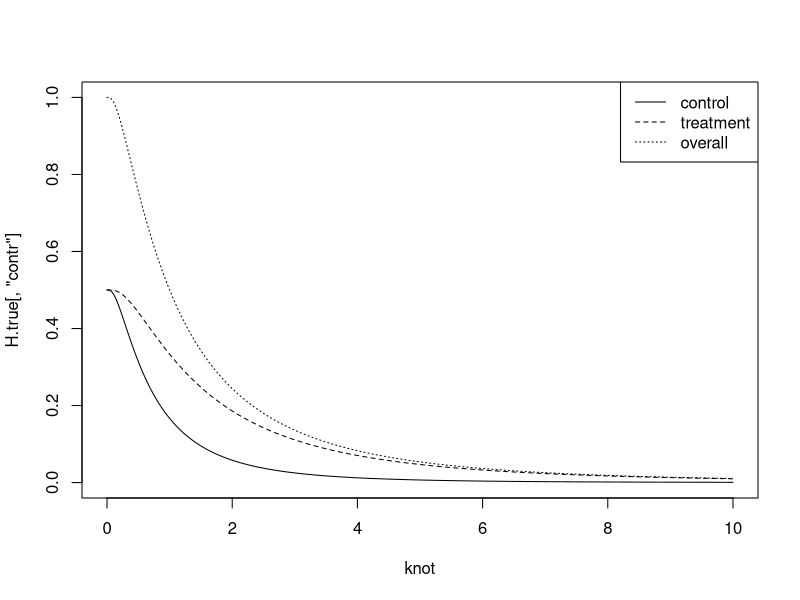
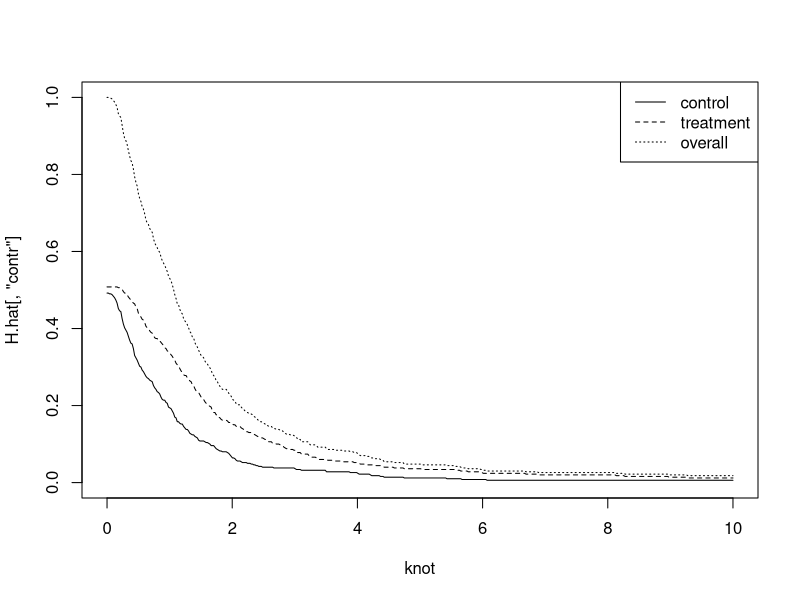
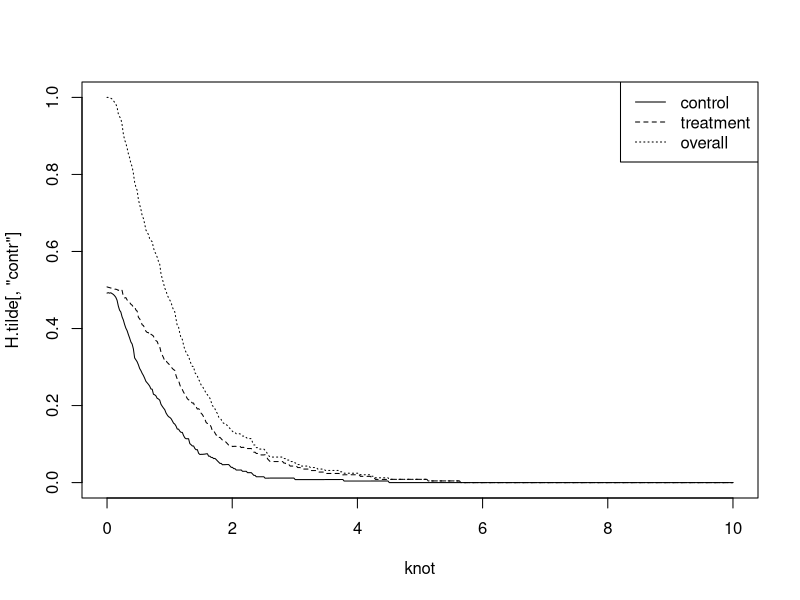
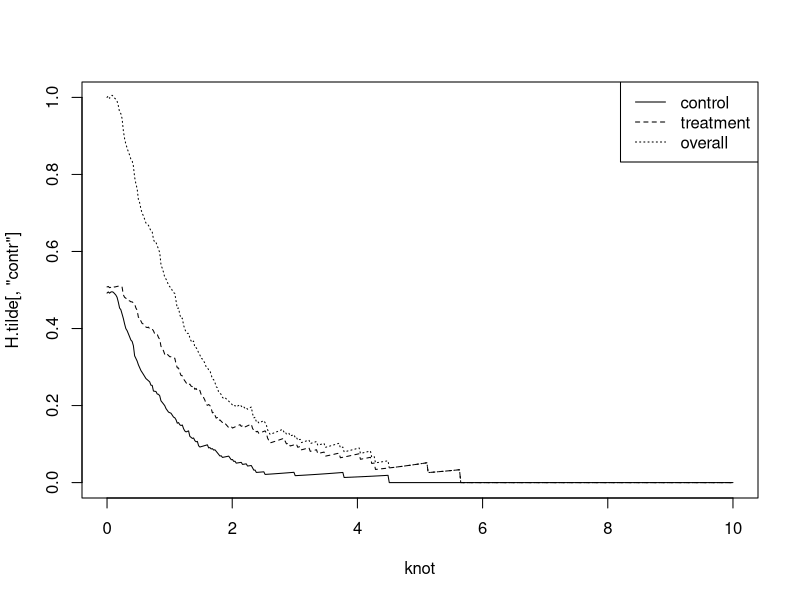
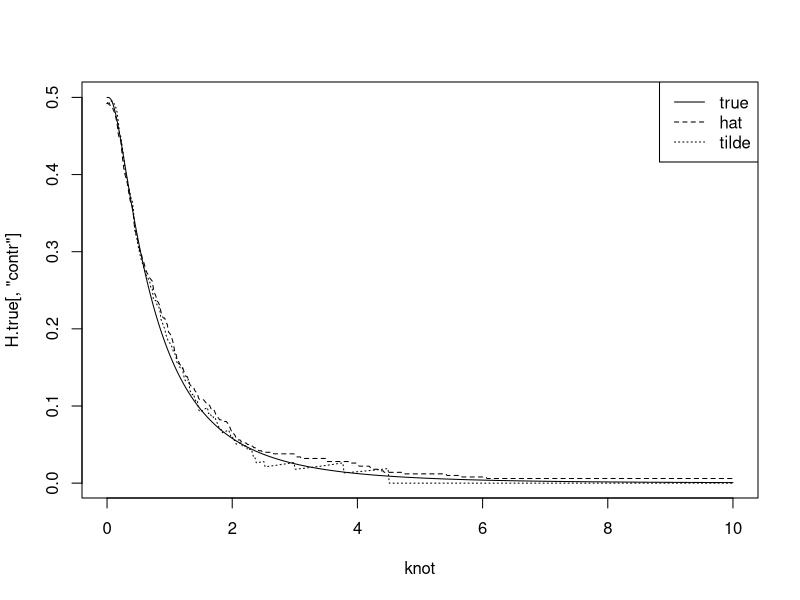
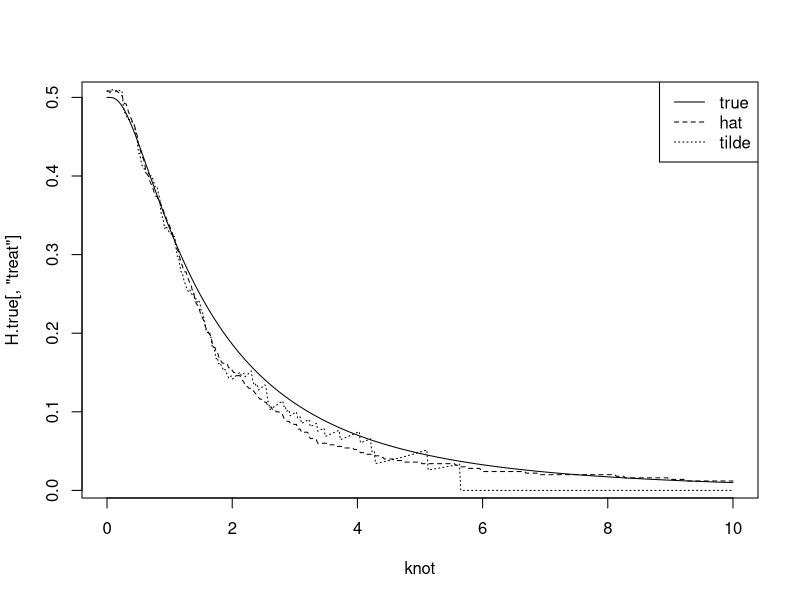
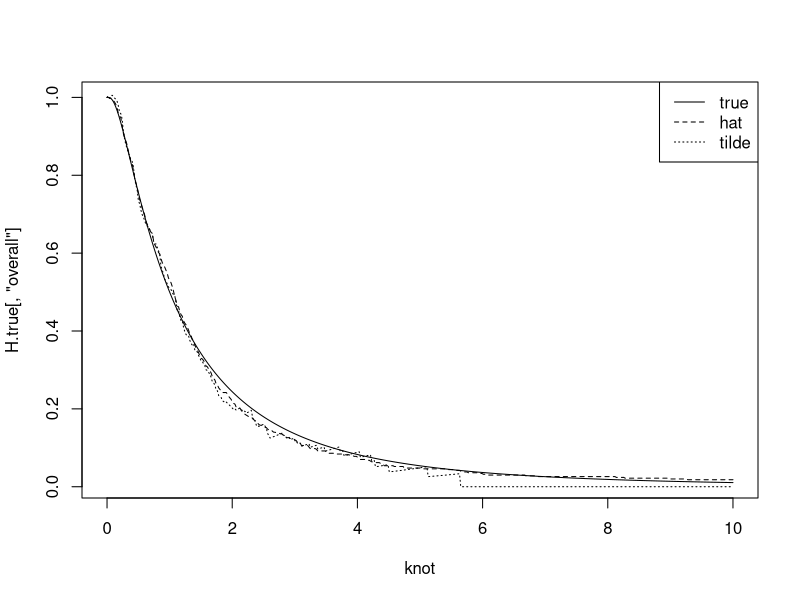
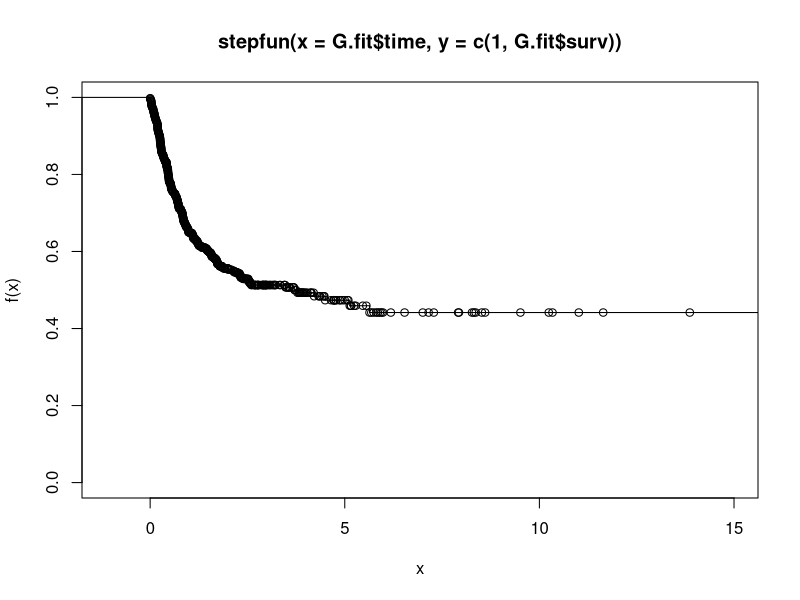

Write R code to recreate these figures, in order.
## ---- chunk 1
knitr::opts_chunk$set(echo = TRUE)
## ---- chunk 2
library(mvtnorm)
library(survival)
## ---- chunk 3
## generate (Y, delta, X), where X is ternary and Y is lifetime with censoring
## sample size
size <- 500

## correlation of latent Gaussian distribution
rho <- 0.5 

## correlation matrix of latent Gaussian
corr.matrix <- matrix(c(1, rho, rho, 1), nrow = 2) 

## Cutoff points to make ternary variable
cut.off <- 0 

## Draw a random sample from the latent Gaussian distribution
Z <- rmvnorm(n = size, mean = c(0, 0), sigma = corr.matrix)

## Assume that h0(t)=exp(t), and make the lifetime variable
T1 <- exp(Z[, 1])

## Do discretization to make binary variable
X1 <- ifelse(Z[, 2] < cut.off, 0, 1)

## generate the censoring variable
C <- rexp(n = size, rate = 0.5)

## Make the censored observation for lifetime
Y1 <- ifelse(T1 < C, T1, C)

## Indicator to indicate that the lifetime is censored or not
delta <- ifelse(T1 < C, 1, 0)
## ---- chunk 4
knot <- seq(0, 10, length.out = 500)
H.true <- matrix(nrow = length(knot), ncol = 3)
colnames(H.true) <- c("contr", "treat", "overall")

for(i in seq(1, length(knot))) {
  H.true[i, "contr"] <- pmvnorm(lower = c(-Inf, log(knot[i])),
                                upper = c(cut.off, Inf),
                                sigma = corr.matrix)[1]
  H.true[i, "treat"] <- pmvnorm(lower = c(cut.off, log(knot[i])),
                                upper = c(Inf, Inf),
                                sigma = corr.matrix)[1]
  H.true[i, "overall"] <- 1 - pnorm(q = log(knot[i]))
}

plot(knot, H.true[, "contr"], type = "l", ylim = c(0, 1))
points(knot, H.true[, "treat"], type = "l", lty = 2)
points(knot, H.true[, "overall"], type = "l", lty = 3)
legend("topright", legend = c("control", "treatment", "overall"), lty = 1:3)
## ---- chunk 5
H.hat <- matrix(nrow = length(knot), ncol = 3)
colnames(H.hat) <- c("contr", "treat", "overall")

for(i in seq(1, length(knot))) {
  H.hat[i, "contr"] <- mean(X1 == 0 & T1 > knot[i])
  H.hat[i, "treat"] <- mean(X1 == 1 & T1 > knot[i])
  H.hat[i, "overall"] <- mean(T1 > knot[i])
}

plot(knot, H.hat[, "contr"], type = "l", ylim = c(0, 1))
points(knot, H.hat[, "treat"], type = "l", lty = 2)
points(knot, H.hat[, "overall"], type = "l", lty = 3)
legend("topright", legend = c("control", "treatment", "overall"), lty = 1:3)
## ---- chunk 6
G.fit <- survfit(Surv(time = C, event = 1 - delta) ~ 1)
G_func <- stepfun(x = G.fit$time, y = c(1, G.fit$surv)) 

H.tilde <- matrix(nrow = length(knot), ncol = 3)
colnames(H.tilde) <- c("contr", "treat", "overall")

for(i in seq(1, length(knot))) {
  H.tilde[i, "contr"] <- mean(X1 == 0 & Y1 > knot[i]) / G_func(knot[i])
  H.tilde[i, "treat"] <- mean(X1 == 1 & Y1 > knot[i]) / G_func(knot[i])
  H.tilde[i, "overall"] <- mean(Y1 > knot[i]) / G_func(knot[i])
}

plot(knot, H.tilde[, "contr"], type = "l", ylim = c(0, 1))
points(knot, H.tilde[, "treat"], type = "l", lty = 2)
points(knot, H.tilde[, "overall"], type = "l", lty = 3)
legend("topright", legend = c("control", "treatment", "overall"), lty = 1:3)
## ---- chunk 7
G.fit <- survfit(Surv(time = C, event = 1 - delta) ~ 1)
G_func <- stepfun(x = G.fit$time, y = c(1, G.fit$surv)) 

H.tilde <- matrix(nrow = length(knot), ncol = 3)
colnames(H.tilde) <- c("contr", "treat", "overall")

for(i in seq(1, length(knot))) {
  w <- 1 - pexp(knot[i], rate = 0.5)
  H.tilde[i, "contr"] <- mean(X1 == 0 & Y1 > knot[i]) / w
  H.tilde[i, "treat"] <- mean(X1 == 1 & Y1 > knot[i]) / w
  H.tilde[i, "overall"] <- mean(Y1 > knot[i]) / w
}

plot(knot, H.tilde[, "contr"], type = "l", ylim = c(0, 1))
points(knot, H.tilde[, "treat"], type = "l", lty = 2)
points(knot, H.tilde[, "overall"], type = "l", lty = 3)
legend("topright", legend = c("control", "treatment", "overall"), lty = 1:3)
## ---- chunk 8
plot(knot, H.true[, "contr"], type = "l")
points(knot, H.hat[, "contr"], type = "l", lty = 2)
points(knot, H.tilde[, "contr"], type = "l", lty = 3)
legend("topright", legend = c("true", "hat", "tilde"), lty = 1:3)


plot(knot, H.true[, "treat"], type = "l")
points(knot, H.hat[, "treat"], type = "l", lty = 2)
points(knot, H.tilde[, "treat"], type = "l", lty = 3)
legend("topright", legend = c("true", "hat", "tilde"), lty = 1:3)


plot(knot, H.true[, "overall"], type = "l")
points(knot, H.hat[, "overall"], type = "l", lty = 2)
points(knot, H.tilde[, "overall"], type = "l", lty = 3)
legend("topright", legend = c("true", "hat", "tilde"), lty = 1:3)
## ---- chunk 9
plot(G_func, ylim = c(0, 1))
